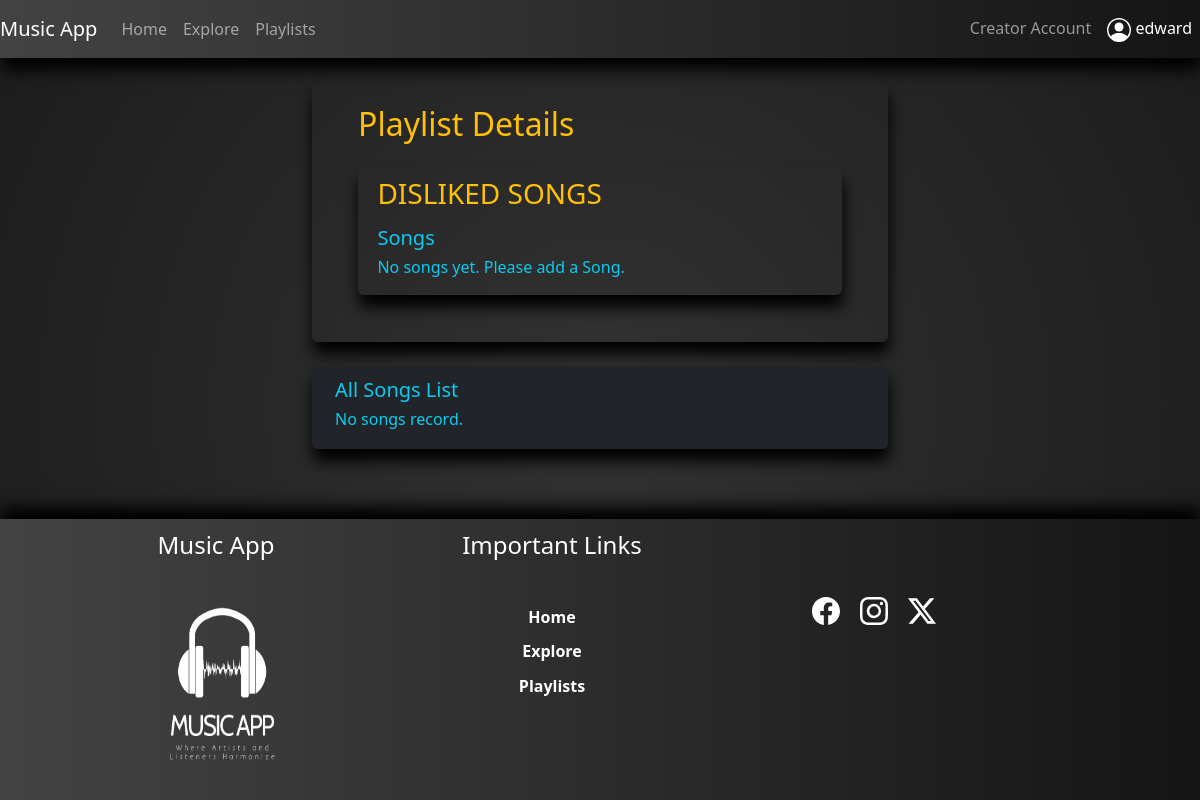
Page /viewEditPlaylist/29 (signed in) on the earlier database version.
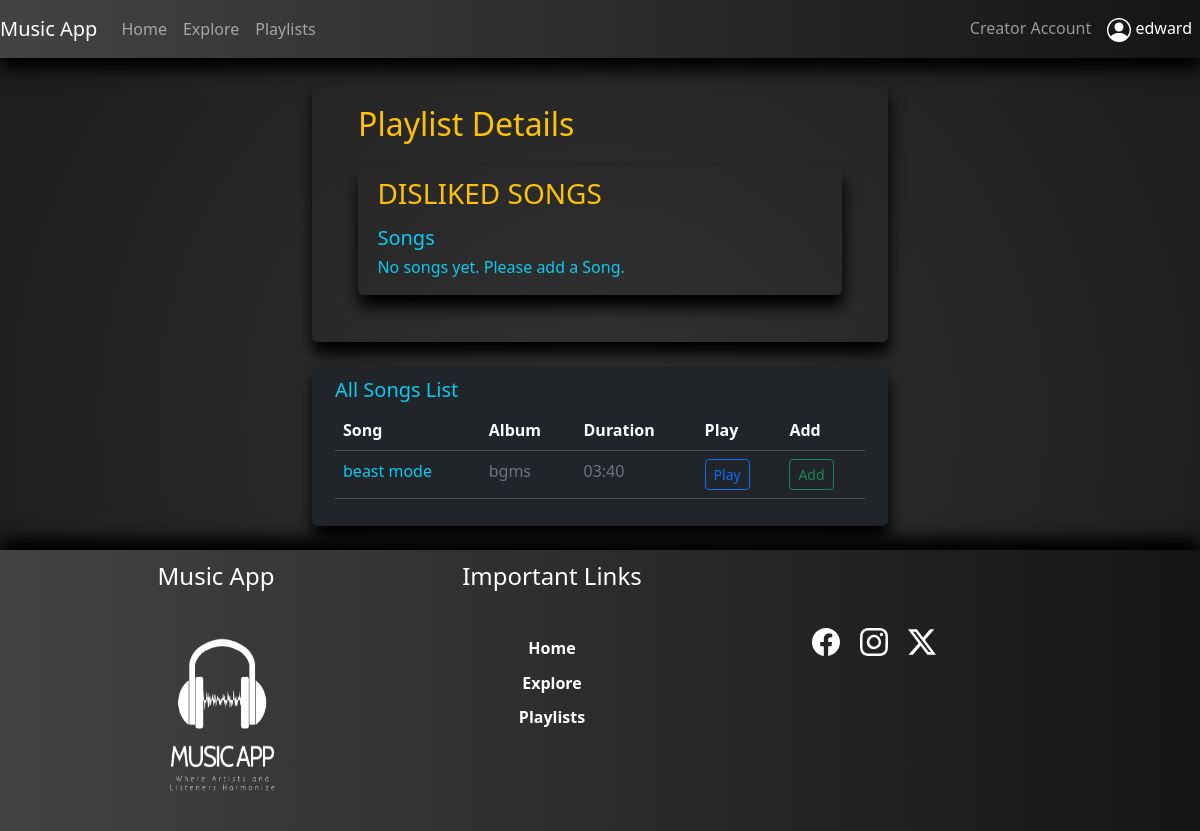
Same page on the later database version.
### app/models.py (models this page shows, shortened)
class Songs(UserMixin, db.Model):
    id = db.Column(db.Integer(), autoincrement=True, primary_key=True)
    s_name = db.Column(db.String(100), nullable=False)
    s_artist = db.Column(db.String(50), nullable=False)
    s_album = db.Column(db.String(100), nullable=False)
    s_genre = db.Column(db.String(50), nullable=False)
    s_duration = db.Column(db.String(50), nullable=False)
    s_date = db.Column(db.String(50), nullable=False)
    s_filePath = db.Column(db.String(100), nullable=False)
    s_lyrics = db.Column(db.Text(), nullable=False)
    s_rating = db.Column(db.Integer())
    s_totalRaters = db.Column(db.Integer())
    s_flag = db.Column(db.Integer(), nullable=False)
    s_plays = db.Column(db.Integer())
    album_id = db.Column(db.Integer(), db.ForeignKey('albums.id'), nullable=False)
    user_id = db.Column(db.Integer(), db.ForeignKey('users.id'),nullable=False)

### app/views.py (the view, shortened to what this page needs)
@app.route('/viewEditPlaylist/<int:vEId>', methods=['GET','POST'])
@login_required
def viewEditPlaylist(vEId):
    if request.method == 'GET':
        allSongs=[]
        allSongsList = Songs.query.all()
        songList=[]
        c_playlist = Playlists.query.get(vEId)
        if not c_playlist.songIds_list:
            songList=[]
        for s in allSongsList:
            if s not in songList:
                allSongs.append(s)
        return render_template('/user/viewEditPlaylist.html', c_p=c_playlist, songsData=songList, allSongsData=allSongs)

### app/views.py (called while the page is built)
@login_manager.user_loader
def load_user(user_id):
    return Users.query.get(user_id)

### app/templates/user/viewEditPlaylist.html (shortened to what this page needs)
{% extends 'layouts/base.html' %}
{% block content %}
<div class="container-fluid">
    <div class="row">
        <div class="col-md-6 offset-md-3 col-lg-6 offset-lg-3 col-sm-10 offset-sm-1">
            <div class="myAlbumCont rounded mt-4 mb-4">
                <h2 class="text-warning">Playlist Details</h2>
                <div class="myExploreCont rounded mt-4 mb-4">
                    <div class="mb-3">
                        <h3 class="text-warning text-uppercase">{{c_p.p_name}}</h3>
                    </div>
                    <h5 class="text-captialized text-info">Songs</h5>
                    {% if songsData|length == 0 %}
                        <h6 class="text-info">No songs yet. Please add a Song.</h6>
                    {% endif %}
                </div>
            </div>
            <div class="myExploreCont rounded bg-dark mt-4 mb-4">
                <h5 class="text-captialized text-info">All Songs List</h5>
                {% if allSongsData|length == 0 %}
                    <h6 class="text-info">No songs record.</h6>
                {% else %}
                <table class="table table-dark table-hover rounded table-responsive{-sm|-md|-lg}">
                    <thead>
                        <tr>
                            <th scope="col">Song</th>
                            <th scope="col">Album</th>
                            <th scope="col">Duration</th>
                            <th scope="col">Play</th>
                            <th scope="col">Add</th>
                        </tr>
                    </thead>
                    <tbody>
                        {% for s in allSongsData %}
                        <tr>
                            <td class="text-info">{{s['s_name']}}</td>
                            <td class="text-secondary">{{s['s_album']}}</td>
                            <td class="text-secondary">{{s['s_duration']}}</td>
                            <td>
                                <a href="{{url_for('playSong',sid=s['id'])}}">
                                    <button class="btn btn-outline-primary btn-sm">Play</button>
                                </a>
                            </td>
                            <td>
                            <a href="{{url_for('addSongToPlaylist',sid=s['id'], pid=c_p['id'])}}">
                                <button class="btn btn-outline-success btn-sm">Add</button>
                            </a>
                            </td>
                        </tr>
                        {% endfor %}
                    </tbody>
                </table>
                {% endif %}
            </div>
        </div>
    </div>
</div>
{% endblock %}

Differences in the rows shown:
added Songs: s_name "beast mode", s_album "bgms", s_duration "03:40"
Other differences:
text no longer shown: "No songs record."
text now shown: "Song Album Duration Play Add"
